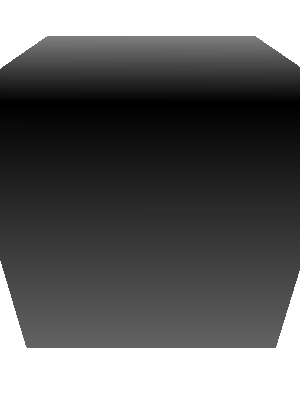
#> input picture assets/plane2.png, 300 x 400 px; its folder holds only this picture in this run
$ python -i sol4.py   (imports and definitions only)   (older library calls are emulated)
#> lines starting #> are read from the running program, lines starting #| are printed output that depends on the picture; after the words box and inside, x2 and y2 are one past the last pixel; in counts of white or black regions, pixels touching at a corner belong together
#> further down, picture is the input picture: shape (400, 300); min 0, max 255, mean 101.6
### sol4_utils.py
import numpy as np
import scipy.signal as signal
import scipy.ndimage
from scipy.misc import imread as imread
# import skimage.color as skimage
import matplotlib.pyplot as plt
import os

# --------------------------------------------Constants---------------------------------------------
CONVERSION_MTRX = np.matrix([[0.299, 0.587, 0.114],
                             [0.596, -0.275, -0.321],
                             [0.212, -0.523, 0.311]])
YIQ_REP = 1
RGB_REP = 2
MAX_INTENSITY = 255
NUM_OF_BINS = 256
ORIGINAL_IMAGE_COEFF = 1

# ----------------------------------------Lambda Functions------------------------------------------
"""
Returns True iff the image is colored
"""
is_image_colored = lambda image: len(image.shape) > 2

get_bound_on_image_size = lambda shape: np.ceil(np.log2(min(shape))) - 4

get_num_cols_of_image = lambda im: im.shape[1]


# ----------------------------------------Helper Functions------------------------------------------

def get_gaussian_blur_kernel(kernel_size):
    """
	Calculate a 2d gaussian blur matrix.
	:param kernel_size: The size of the matrix to return.
	:return: A gaussian blur matrix of size kernel_size^2
	"""
    if kernel_size == 1:
        return np.array([float(1)]).reshape(1, 1)
    blur_kernel = np.array([[1, 1]])
    for i in range(0, kernel_size - 2):
        blur_kernel = scipy.signal.convolve2d(blur_kernel, np.array([[1, 1]])).astype(np.float64)
    gaussian_blur = scipy.signal.convolve2d(blur_kernel, np.transpose(blur_kernel)).astype(np.float64)
    return np.divide(gaussian_blur, np.sum(gaussian_blur))


# [141 lines left out: functions get_1D_gaussian_kernel, reduce, laplacian_to_image, expand, build_laplacian_pyramid, RGB_pyramid_blending and 2 more, not called in this run]


def blur_spatial(im, kernel_size):
    """
	This function performs a blurring on an image using a 2d convolution with a gaussian blur.
	:param im: The image to blur.
	:param kernel_size: The size of the gaussian blur matrix.
	:return: A blurred image of the same size.
	"""
    gaussian_kernel = get_gaussian_blur_kernel(kernel_size)
    return scipy.signal.convolve2d(im, gaussian_kernel, mode='same', boundary='symm')


# [24 lines left out: function pyramid_blending, not called in this run]

### sol4.py
# Initial code for ex4.
# You may change this code, but keep the functions' signatures
# You can also split the code to multiple files as long as this file's API is unchanged
import numpy as np
import os
import matplotlib.pyplot as plt
import random
import sol4_utils
import shutil

from scipy.ndimage import map_coordinates
from scipy.ndimage.morphology import generate_binary_structure
from scipy.ndimage.filters import maximum_filter, convolve
from scipy.ndimage import label, center_of_mass
from matplotlib.pyplot import imsave

# --------------------------------------------Constants---------------------------------------------
DERIVATIVE_X_DIRECTION = np.array([1, 0, -1]).reshape(1, 3)
DERIVATIVE_Y_DIRECTION = np.array([1, 0, -1]).reshape(3, 1)
RIGID_TRANS_SAMPLE_SIZE = 2

# ----------------------------------------Lambda Functions------------------------------------------
move_points_to_layer = lambda points, s_layer, e_layer: np.multiply(points, 2 ** (s_layer - e_layer))


# ----------------------------------------Helper Functions------------------------------------------
# [26 lines left out: functions get_derivatives_matrix, get_descriptor, not called in this run]


# ------------------------------------------sol4 Functions------------------------------------------
def harris_corner_detector(im):
    """
	Detects harris corners.
	Make sure the returned coordinates are x major!!!
	:param im: A 2D array representing an image.
	:return: An array with shape (N,2), where ret[i,:] are the [x,y] coordinates of the ith corner points.
	"""
    dx = convolve(im, DERIVATIVE_X_DIRECTION, mode='wrap')
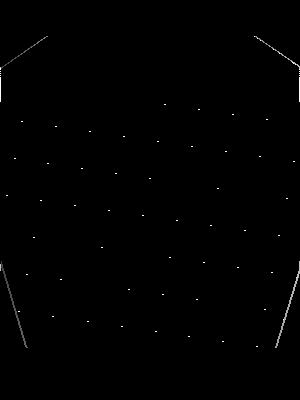
#> dx: shape (400, 300); min 0, max 255, mean 0.9
    dy = convolve(im, DERIVATIVE_Y_DIRECTION, mode='wrap')
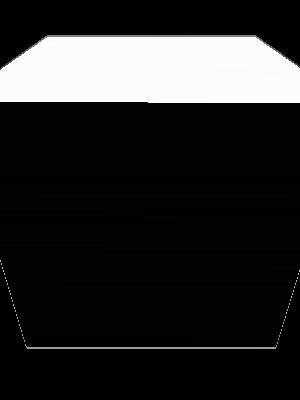
#> dy: shape (400, 300); min 0, max 255, mean 40.1
    dx_2 = sol4_utils.blur_spatial(np.power(dx, 2), 3).flatten()
    dy_2 = sol4_utils.blur_spatial(np.power(dy, 2), 3).flatten()
    dxy = sol4_utils.blur_spatial(np.multiply(dx, dy), 3).flatten()
    m_matrix = (np.array((dx_2, dxy, dxy, dy_2)).T).reshape(dxy.shape[0], 2, 2)
    response_im = (np.linalg.det(m_matrix) - 0.04 *
                   np.power(np.matrix.trace(m_matrix, axis1=2), 2)).reshape(im.shape)
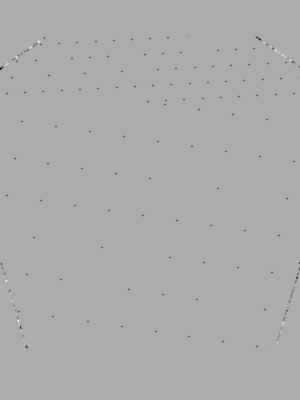
#> response_im: shape (400, 300) float64; min -21979.3, max 10579.1, mean -37.3; drawn with min black and max white
    points = np.argwhere(non_maximum_suppression(response_im))
    return np.flip(points, axis=1)


# [236 lines left out: functions sample_descriptor, find_features, match_features, apply_homography, ransac_homography, display_matches and 6 more, not called in this run]


def non_maximum_suppression(image):
    """
	Finds local maximas of an image.
	:param image: A 2D array representing an image.
	:return: A boolean array with the same shape as the input image, where True indicates local maximum.
	"""
    # Find local maximas.
    neighborhood = generate_binary_structure(2, 2)
    local_max = maximum_filter(image, footprint=neighborhood) == image
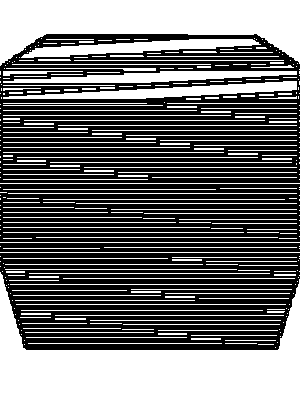
#> local_max: shape (400, 300) bool; 44% white; 348 white regions (182 under 20 px), largest, box (x1, y1, x2, y2) and area: (0, 272, 300, 400) 16798, (0, 0, 300, 66) 11617, (3, 81, 297, 99) 2302
    local_max[image < (image.max() * 0.1)] = False
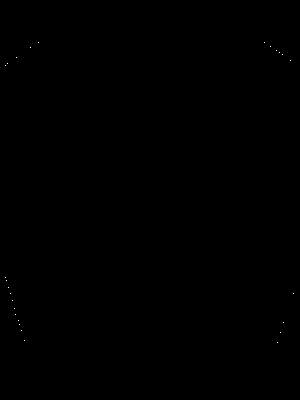
#> local_max: shape (400, 300) bool; 0.02% white in thin lines or dots, all inside (x1, y1, x2, y2) = (5, 42, 294, 343)

    # Erode areas to single points.
    lbs, num = label(local_max)
#> lbs: shape (400, 300) int32; 27 distinct labels, from 0 to 26
#> num = 26
    centers = center_of_mass(local_max, lbs, np.arange(num) + 1)
#> centers = 26 pairs, first value 42 to 342, second value 5 to 293
    centers = np.stack(centers).round().astype(np.int)
    ret = np.zeros_like(image, dtype=np.bool)
    ret[centers[:, 0], centers[:, 1]] = True

    return ret


# [24 lines left out: function spread_out_corners, not called in this run]


class PanoramicVideoGenerator:
    """
	Generates panorama from a set of images.
	"""

    # [138 lines left out: functions __init__, align_images, generate_panoramic_images, save_panoramas_to_video, show_panorama, not called in this run]

>>> import cv2
>>> picture = cv2.imread('assets/plane2.png', cv2.IMREAD_GRAYSCALE)
>>> result = harris_corner_detector(picture)
#> in harris_corner_detector, `points = np.argwhere(non_maximum_suppression(response_im))`: points has the same summary as centers in non_maximum_suppression
#> result = 26 pairs, first value 5 to 293, second value 42 to 342
